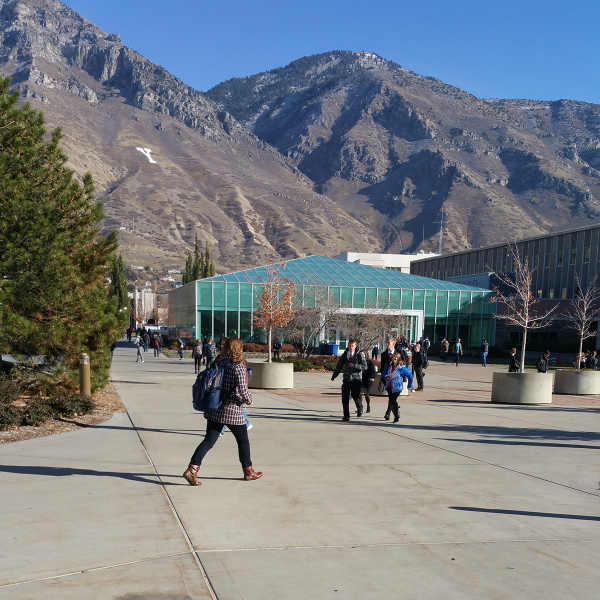
#> input picture Project 3 Image Stitching/Images/campus1_1200.png, 1200 x 1200 px, given in place of teddy.png, which was not available (shown at 1/2 size)
$ jupyter execute --allow-errors 'Project 2 Segmentation.ipynb'   (text cells are left out)
#> lines starting #> are read from the running program, lines starting #| are printed output that depends on the picture; pictures that were not available may be replaced by others from this repository, and a replacement may not be noted
[cell 1]
# Implementation Here (feel free to add additional cells of course)

import maxflow
import matplotlib.pyplot as plt
import guiseg
import numpy as np
from sklearn.neighbors.kde import KernelDensity
import pickle


def computeMaxFlow(imageString, o, lam, inputSaveFore, inputSaveBack, askForDrawing=False):
    # Get image, forground, and background
#> called with imageString = 'provided_images/teddy.png', o = 200, lam = 1, inputSaveFore = 'user_data/teddy_fore.npy', inputSaveBack = 'user_data/teddy_back.npy', askForDrawing = False
    image = plt.imread(imageString)
#> image is the input picture: shape (1200, 1200, 3) float32; mean R, G, B 0.464, 0.487, 0.507
    if askForDrawing == True:
        fore, back = guiseg.get_fore_back(image)
        with open(inputSaveFore, "wb") as f:
            pickle.dump(fore, f, pickle.HIGHEST_PROTOCOL)
        with open(inputSaveBack, "wb") as f:
            pickle.dump(back, f, pickle.HIGHEST_PROTOCOL)
    else:
        with open(inputSaveFore, "rb") as f:
#> (reads Project 2 Segmentation/user_data/teddy_fore.npy from the repository)
            fore = pickle.load(f)
        with open(inputSaveBack, "rb") as f:
#> (reads Project 2 Segmentation/user_data/teddy_back.npy from the repository)
            back = pickle.load(f)

    kdeFore = KernelDensity(kernel='gaussian', bandwidth=0.2).fit(image[fore])
    kdeBack = KernelDensity(kernel='gaussian', bandwidth=0.2).fit(image[back])

    # Create graph with same number of vertices as pixels in image
    rowSize = len(image - 1)
    colSize = len(image[0] - 1)

    userSelection = np.full((rowSize, colSize), .5)
    userSelection[fore] = 1
    userSelection[back] = 0

    numPixels = rowSize * colSize
    numEdges = (numPixels * 4)
    g = maxflow.Graph[float](numPixels, numEdges)
    nodes = g.add_nodes(numPixels)

    # Add Edges to graph
    i = 0
    for row in range(rowSize):
        for col in range(colSize):
            # Edges to Source and Target
            probFore = kdeFore.score([image[row, col]])
            probBack = kdeBack.score([image[row, col]])
            pixelForeWeight = -probFore / (np.abs(probFore) + np.abs(probBack))
            pixelBackWeight = -probBack / (np.abs(probBack) + np.abs(probFore))
            if userSelection[row, col] == 1:
                g.add_tedge(i, -100000, 100000)
            elif userSelection[row, col] == 0:
                g.add_tedge(i, 100000, -100000)
            else:
                g.add_tedge(i, pixelForeWeight, pixelBackWeight)

            # Edges to 4 neighbors
            if i % colSize != 0:
                weight = lam * np.exp(-(np.abs(image[row, col] - image[row, col - 1]) ** 2) / o)
                weight = (weight[0] + weight[1] + weight[2]) / 3
                g.add_edge(i, i - 1, weight, weight)

            if (i + 1) % colSize != 0:
                weight = lam * np.exp(-(np.abs(image[row, col] - image[row, col + 1]) ** 2) / o)
                weight = (weight[0] + weight[1] + weight[2]) / 3
                g.add_edge(i, i + 1, weight, weight)

            if i // colSize != 0:
                weight = lam * np.exp(-(np.abs(image[row, col] - image[row - 1, col]) ** 2) / o)
                weight = (weight[0] + weight[1] + weight[2]) / 3
                g.add_edge(i, i - colSize, weight, weight)

            if i // colSize != rowSize - 1:
                weight = lam * np.exp(-(np.abs(image[row, col] - image[row + 1, col]) ** 2) / o)
                weight = (weight[0] + weight[1] + weight[2]) / 3
                g.add_edge(i, i + colSize, weight, weight)
            i += 1

    # Get Maxflow of segments
    g.maxflow()
    output = np.zeros(image.shape)
    i = 0
    for row in range(rowSize):
        for col in range(colSize):
            if g.get_segment(i) != 0:
                output[row, col] = [1.0, 1.0, 1.0]
            i += 1

    # Original Image
    plt.imshow(image)
    plt.title('Original Image')
    plt.show()

    # User Selection
    plt.imshow(userSelection, cmap="gray")
    plt.imshow(image, cmap="gray", alpha=.2)
    plt.title('Tri-Map')
    plt.show()

    # Final Segmentation
    plt.imshow(image)
    plt.imshow(output, alpha=0.5)
    plt.title('Final Segmentation')
    plt.show()

[cell 2]
# Generate results Here (again, add additional cells to your heart's content)

[cell 3]
computeMaxFlow('provided_images/teddy.png', 200, 1, "user_data/teddy_fore.npy", "user_data/teddy_back.npy", False)
#> (the call stopped at in computeMaxFlow, `kdeFore = KernelDensity(kernel='gaussian', bandwidth=0.2).fit(image[fo..`: sklearn is not available in this run)

#Ground Truth
plt.imshow(plt.imread('provided_images/ground_truth/teddy-seg.png'))
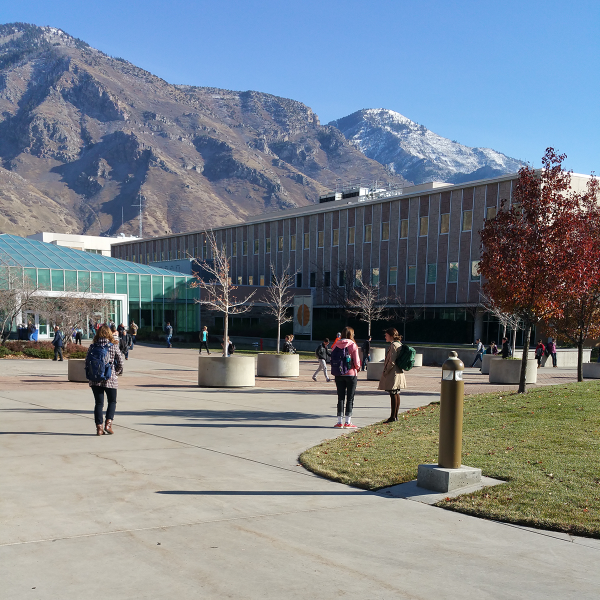
#> input picture Project 3 Image Stitching/Images/campus2_1200.png, 1200 x 1200 px, given in place of teddy-seg.png, which was not available (shown at 1/2 size)
plt.title('Ground Truth')
plt.show()

[cell 4]
computeMaxFlow('provided_images/llama.jpg', 200, 1, "user_data/llama_fore.npy", "user_data/llama_back.npy", False)
#> in computeMaxFlow, image is the input picture: shape (1200, 1200, 3) float32; mean R, G, B 0.489, 0.523, 0.555
#> (reads Project 2 Segmentation/user_data/llama_fore.npy from the repository)
#> (reads Project 2 Segmentation/user_data/llama_back.npy from the repository)
#> (the call stopped at in computeMaxFlow, `kdeFore = KernelDensity(kernel='gaussian', bandwidth=0.2).fit(image[fo..`: sklearn is not available in this run)

#Ground Truth
#> (the rest of this cell did not finish here and is left out)

#> (a cell that did not finish here is left out)


#Ground Truth
plt.imshow(plt.imread('provided_images/ground_truth/penguin-seg.png'))
plt.title('Ground Truth')
plt.show()

#> (a cell that did not finish here is left out)


#Ground Truth
plt.imshow(plt.imread('provided_images/ground_truth/banana-seg.png'))
plt.title('Ground Truth')
plt.show()

[cell 7]
computeMaxFlow('user_data/dog.jpg', 200, 1, "user_data/dog_fore.npy", "user_data/dog_back.npy", False)
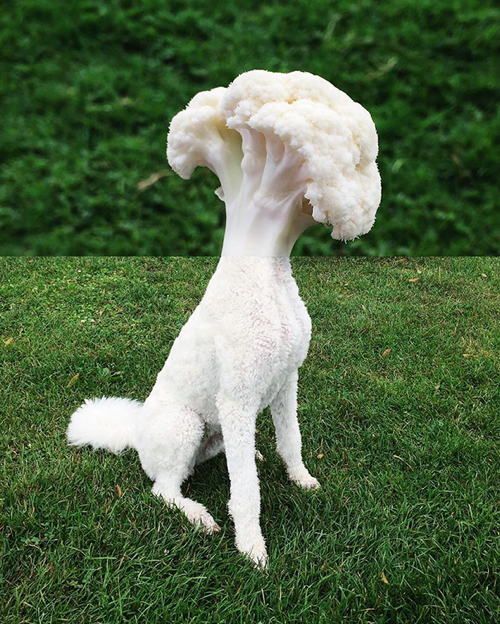
#> input picture Project 2 Segmentation/user_data/dog.jpg, 500 x 624 px
#> in computeMaxFlow, image is the input picture: shape (624, 500, 3); mean R, G, B 82.3, 104.3, 70.7
#> (the call stopped at in computeMaxFlow, `kdeFore = KernelDensity(kernel='gaussian', bandwidth=0.2).fit(image[fo..`: sklearn is not available in this run)

[cell 8]
computeMaxFlow('user_data/dog2.jpg', 200, 1, "user_data/dog2_fore.npy", "user_data/dog2_back.npy", False)
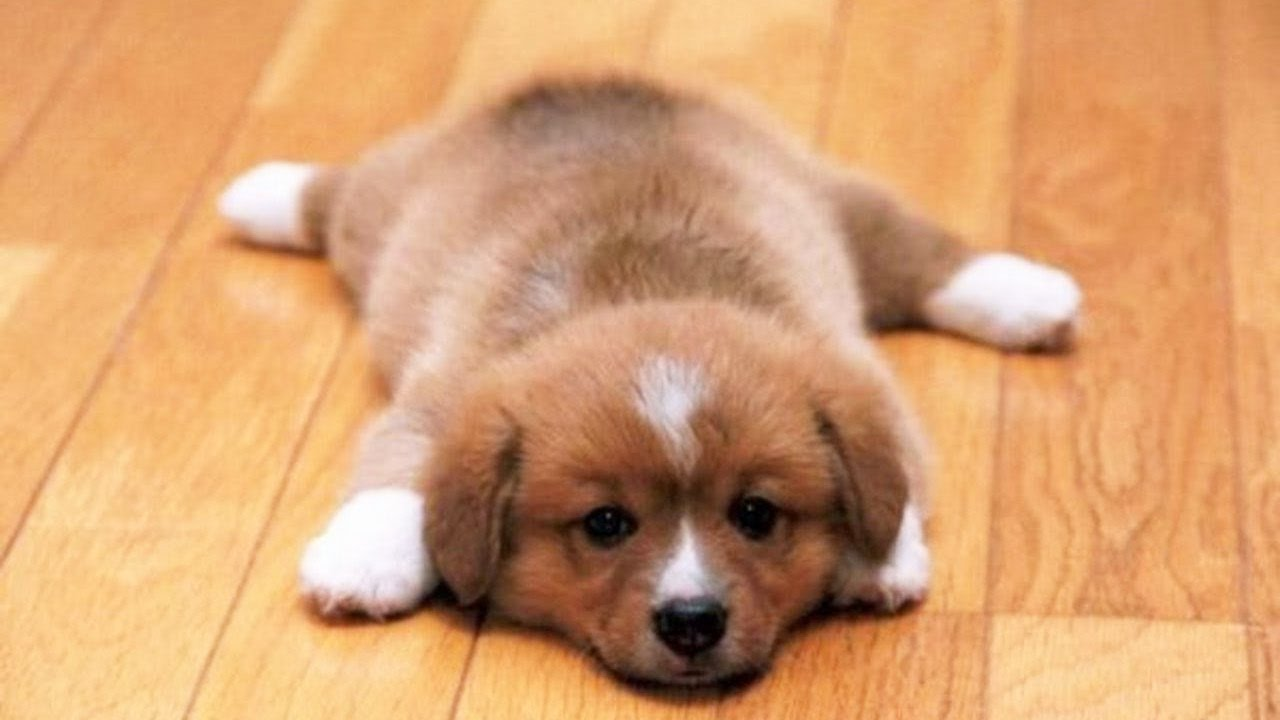
#> input picture Project 2 Segmentation/user_data/dog2.jpg, 1280 x 720 px
#> in computeMaxFlow, image is the input picture: shape (720, 1280, 3); mean R, G, B 215.1, 160.4, 112.8
#> (the call stopped at in computeMaxFlow, `kdeFore = KernelDensity(kernel='gaussian', bandwidth=0.2).fit(image[fo..`: sklearn is not available in this run)
